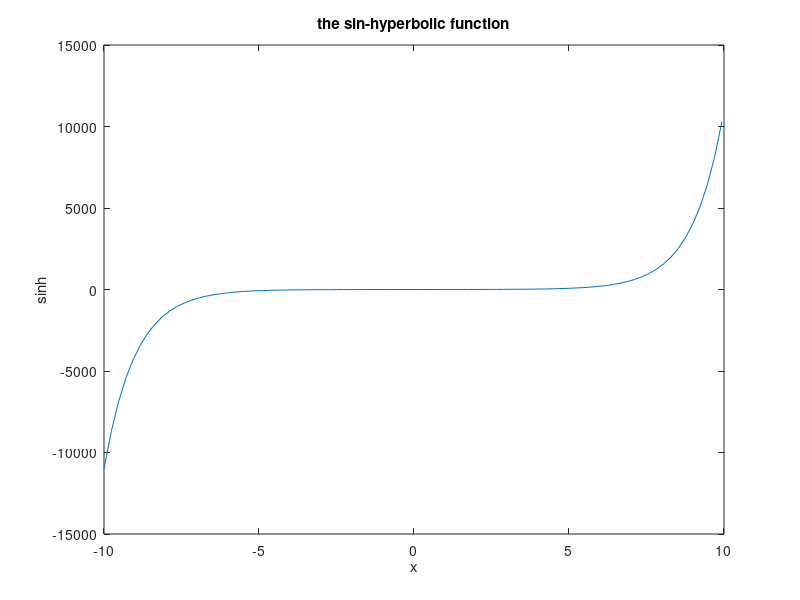

Recreate this plot in MATLAB.
#the sine-hyperbolic functiion function code
x = -10:0.2345 :10;
y = sinh(x)
plot(x,y)
title("the sin-hyperbolic function")
xlabel("x")
ylabel("sinh")

